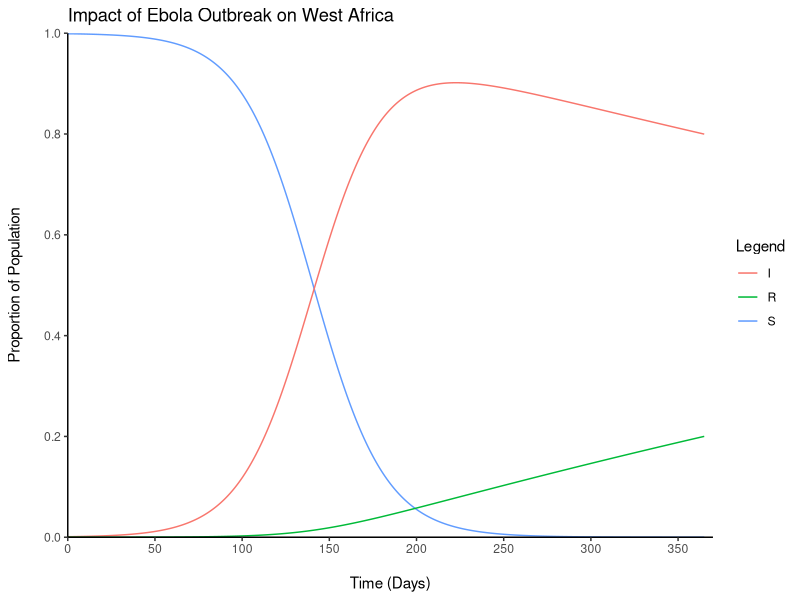
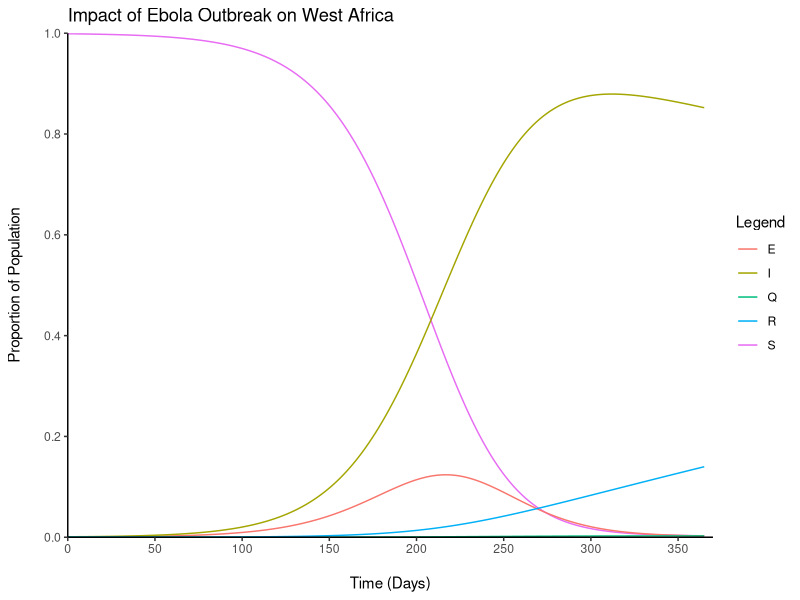
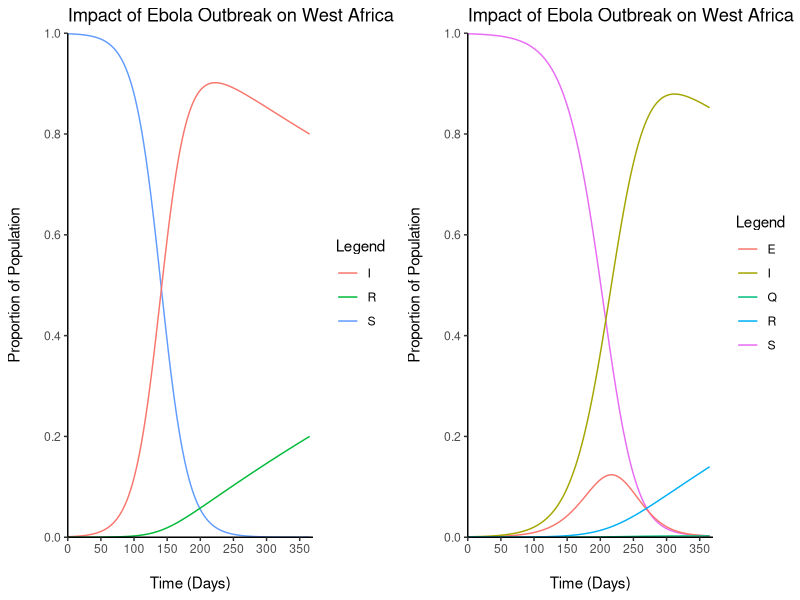
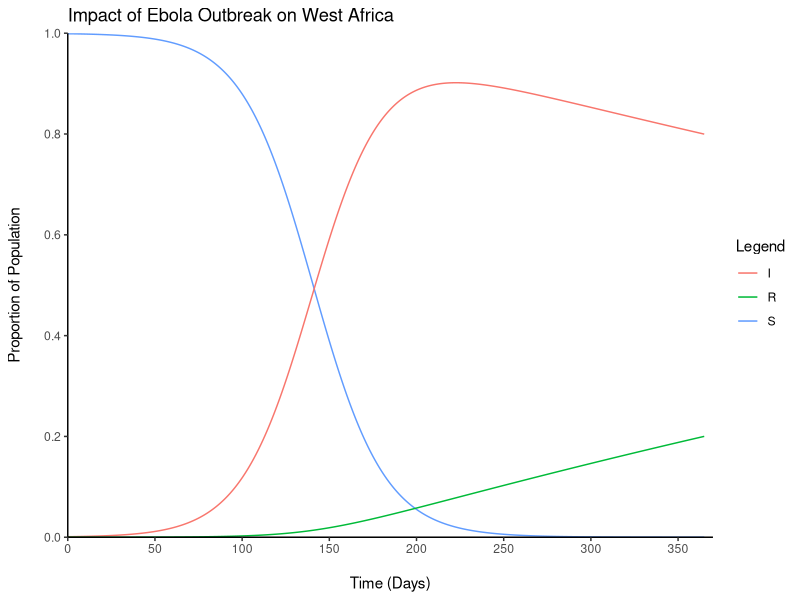
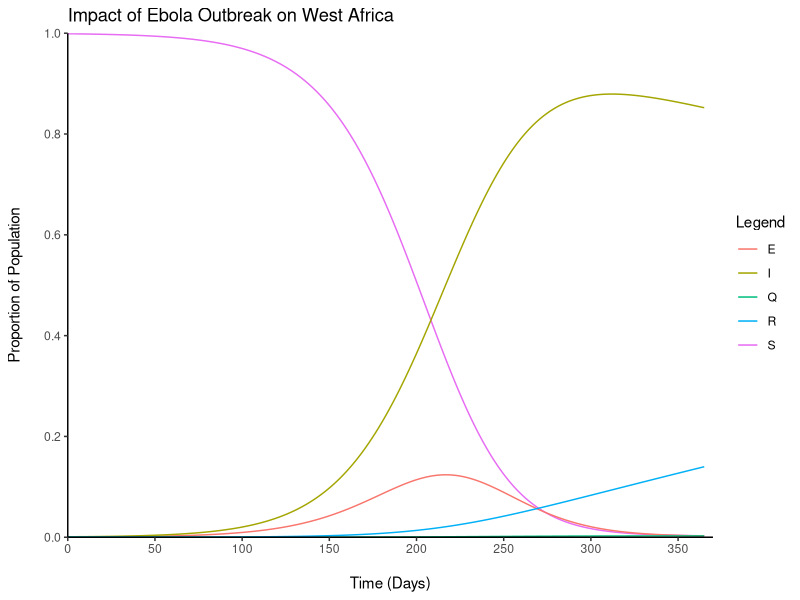

Write R code to recreate these figures, in order.
###################################
#                                 #
# Infectious Disease Models in R  #
#   Written By: Ryan Holzhauer    #
#                                 #
###################################

# Imagine the year is 2016. The Ebola virus outbreak in Western Africa is fading.
# The governments in this part of the world want to find a proactive solution for
# combatting a potential re-emergence of the virus. As a biological data-scientist,
# your job is to create a dynamic model that can predict the outcomes of another
# outbreak.

### Libraries----
library(deSolve)  # solves model equations
library(ggplot2)  # for creating figures
library(gridExtra)  # for making paneled figures

### Creating the Disease Model----
# With any mathematical model, it is important to start with a simplified version.
# This allows you to make sure that you defined all the core elements properly and 
# that the code functions as expected.
# The simplest form of infectious disease models include 3 classes and 2 parameters

## Classes of the Western African Population
# S <- the proportion of the population that are susceptible to the virus
# I <- the proportion of the population that are currently infected
# R <- the proportion of the population that are now removed from the population

## Model Parameters
# beta <- the probability an I individual gives the infection to an S individual
# gamma <- the rate at which an I individual dies from the infection
model_params <- c(beta = 0.05,  
                  gamma = 0.001)  # creates the parameter vector

## Initial Conditions
model_IC <- c(S = .999, 
              I = .001, 
              R = 0)  # creates the IC vector

## Time Interval
# Lets look at how the Ebola outbreak impacts the population over a the course of 
# a year
time_int <- seq(0, 365, by = 1)  # Creates sequence of numbers that create time interval

## Construct the Model
Ebola_model <- function(time, state, pars) { 
  with(as.list(c(state, pars)), {   # defines the model as a solveable function
    dS <- 0 - beta * S * I  # describes the susceptible/"healthy" class
    dI <- beta * S * I - gamma * I  # describes the infected class
    dR <- gamma * I # describes the removed class
    return(list(c(dS, dI, dR)))  # creates a solution vector  
  })
}

## Solve the Model
model_solution <- as.data.frame(ode(func = Ebola_model,  
                                    y = model_IC, 
                                    parms = model_params, 
                                    times = time_int))
# organizes the solutions found by the ode package into the form of a data frame.
# this makes graphing the model outputs much easier

### Visualizing the Model----
# Creating a plot
(Ebola_plot <- ggplot(model_solution) +  # creates a plot using our solution data set
                     geom_line(aes(x = time, y = S, color = "S")) +  
                     geom_line(aes(x = time, y = I, color = "I")) +
                     geom_line(aes(x = time, y = R, color = "R")) +  # makes line for
                     # each class of the model and adds proper label to legend
                     scale_x_continuous(limits = c(0,370),
                                        breaks = seq(0,370,50),  # adjusts scale of
                    # x axis
                                        expand = c(0,0)) +  # removes unnecessary space
                     scale_y_continuous(limits = c(0,1), 
                                        breaks = seq(0,1,.2), 
                                        expand = c(0,0)) +
                     theme_classic() +  # creates a clear background
                     labs(color="Legend",  # adds color-coded legend
                         x="\nTime (Days)",  # creates x-axis label
                         # \n adds space in between x-axis and the label
                         y="Proportion of Population\n",  # creates y-axis label
                         title = "Impact of Ebola Outbreak on West Africa"))  # creates title
# Saving the plot
ggsave(Ebola_plot, filename = "Ebola_Plot.png",  # saves plot in this file type
       height = 5, width = 7,  # sets dimensions
       path = "Images")  # saves to proper folder

### Creating an improved Model----
# We make a lot of assumptions with our previous model that are not biologically
# accurate. One way to improve a model is to try to account for some of these assumptions.
# It is important to note that you can never account for EVERY factor within a system.

## Classes of the Western African Population
# One way to improve the relevancy of our model is to add more classes. In the previous
# model we assume that a healthy individual immediately becomes infected when they come
# in contact with the virus. Generally that is not the case in disease models. We can
# introduce an "exposed" class. In additon the current model assumes that once you
# contract Ebola you will eventually die. We can account for this by adding a "quarantine"
# class

# S <- the proportion of the population that are susceptible to the virus
# E <- the proportion of the population that have contracted the virus but are not
# yet contagious
# I <- the proportion of the population that are currently infected
# Q <- the proportion of the population that contracted the virus and have been placed
# into some form of medical care
# R <- the proportion of the population that are now removed from the population

## Model Parameters
# Since we added new classes we need to add parameters to establish how they interact
# within our model

# beta <- the probability an I individual contracts the infection to an S individual
# delta <- the rate at which an E individual becomes an I individual
# gamma <- the rate at which an I individual dies from the infection
# alpha <- the percentage of I individuals taken into medical care
# kappa <- the rate at which a Q individual becomes an S individual

improved_params <- c(beta = 0.05,
                  delta = 1/14,
                  gamma = 0.001,
                  alpha = .0001,
                  kappa = 1/30)  # creates the parameter vector

## Initial Conditions
# We will just assume the E and Q classes take up 0% of the population at the start
improved_IC <- c(S = .999, 
                 E = 0, 
                 I = .001, 
                 Q = 0, 
                 R = 0)  # creates the IC vector

improved_Ebola_model <- function(time, state, pars) { 
  with(as.list(c(state, pars)), {   # defines the model as a solveable function
    dS <- 0 - beta * S * I + kappa * Q  # susceptible class
    dE <- beta * S * I - delta * E  # exposed class
    dI <- delta * E - gamma * I - alpha * I  # infected class
    dQ <- alpha * I - kappa * Q  # quarantine class
    dR <- gamma * I  # removed class
    return(list(c(dS, dE, dI, dQ, dR)))  # creates a solution vector  
  })
}

## Solve the Model
improved_solution <- as.data.frame(ode(func = improved_Ebola_model,  
                                    y = improved_IC, 
                                    parms = improved_params, 
                                    times = time_int))
# organizes the solutions found by the ode package into the form of a data frame.
# This makes graphing the model outputs much easier

### Visualizing the Improved Model----
# Creating a plot
(Improved_plot <- ggplot(improved_solution) +  
   geom_line(aes(x = time, y = S, color = "S")) +
   geom_line(aes(x = time, y = E, color = "E")) +
   geom_line(aes(x = time, y = I, color = "I")) +
   geom_line(aes(x = time, y = Q, color = "Q")) +
   geom_line(aes(x = time, y = R, color = "R")) +  
   scale_x_continuous(limits = c(0,370),
                      breaks = seq(0,370,50), 
                      expand = c(0,0)) +
   scale_y_continuous(limits = c(0,1), 
                      breaks = seq(0,1,.2), 
                      expand = c(0,0)) +
   theme_classic() +  
   labs(color="Legend",  
        x="\nTime (Days)",  
        y="Proportion of Population\n",  
        title = "Impact of Ebola Outbreak on West Africa"))

# Saving the plot
ggsave(Improved_plot, filename = "Improved_Ebola_Plot.png",
       height = 5, width = 7, 
       path = "Images")  

### Comparing our Two Models
# One possible way to compare the results of the two models is to create a paneled
# figure

# Combining the two plots
Ebola_model_comparison <- grid.arrange(Ebola_plot, Improved_plot, ncol = 2)
# creates a paneled figure with 2 columns

# Saving the figure
model_graphic <- arrangeGrob(Ebola_plot, Improved_plot, ncol = 2)  # stores the 
# paneled figure as an element that can be saved
ggsave(model_graphic, filename = "Ebola_Model_Comparison.png",
       height = 4,width = 9, 
       path = "Images")  
